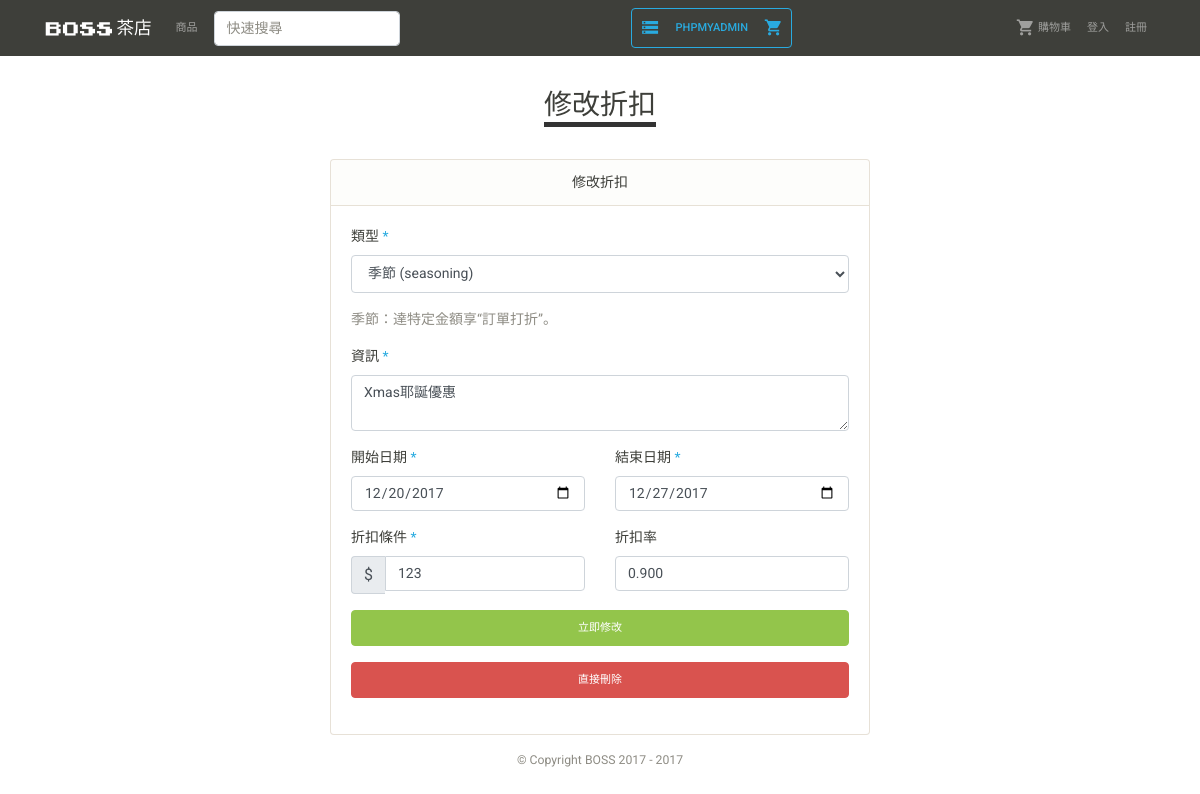
Page /discount_list_detail.php?ID=5 on the earlier database version.
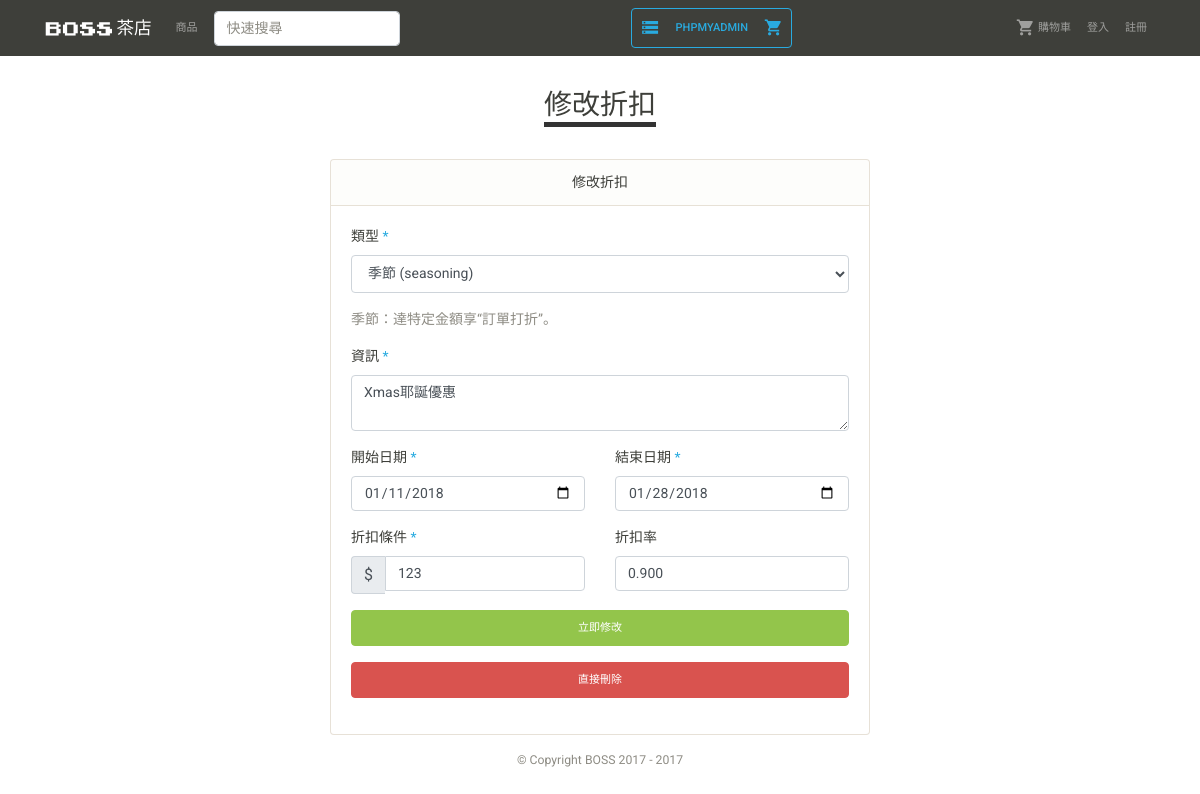
Same page on the later database version.
### tables this page shows
CREATE TABLE DISCOUNT (
  ID INT(7) UNSIGNED AUTO_INCREMENT PRIMARY KEY,
  Type ENUM('shipping', 'seasoning', 'event'),
  PeriodFrom DATE NOT NULL,
  PeriodTo DATE NOT NULL,
  Requirement INT(7) UNSIGNED,
  Rate DOUBLE(3,3) NOT NULL,
  Info VARCHAR(100) NOT NULL,
  EventType ENUM('BOGO', 'discount')
);

### verification.php (called while the page is built, shortened)
<?php
$user_position='G';

### discount_list_detail.php (the view, shortened to what this page needs)
<?php include('connection.php'); ?>
<!DOCTYPE html>
<html>
<head>
  <?php include('style.php') ?>
</head>
<body>
  <?php include('nav.php') ?>
  <div class="container my-3">
    <div class="row">
      <div class="col-12 text-center">
        <h2 class="d-inline-block my-3" style="border-bottom:5px #333 solid;">修改折扣</h2>
      </div>
      <?php
        $sql = 'SELECT * FROM DISCOUNT
                WHERE ID =' . $_GET['ID'];
        $result = $conn->query($sql);
        $row = mysqli_fetch_array($result);
        $Type=$row['Type'];
        $PeriodFrom=$row['PeriodFrom'];
        $PeriodTo=$row['PeriodTo'];
        $Requirement=$row['Requirement'];
        $Rate=$row['Rate'];
        $Info=$row['Info'];
       ?>
      <div class="col-6 offset-3 mt-3">
        <div class="card">
          <div class="card-header text-center">修改折扣</div>
          <div class="card-body">
            <form class="row" action="discount_list_detail_edit.php" method="post" enctype="multipart/form-data" >
              <div class="col-12 form-group">
                <label for="">類型 <span class="text-info">*</span></label>
                <select class="form-control" value = "<?php echo $Type ;?>" name="Type" required>
                  <?php
                    $discountList= array('shipping','seasoning','event');
                    $discountTextList= array('運費 (shipping)','季節 (seasoning)','活動 (event)');
                    foreach ($discountList as $key => $ppap) {
                      $isThisSelected = ($Type==$ppap)?'selected ':'';
                      echo '<option value="'.$ppap.'" '. $isThisSelected .' >'.$discountTextList[$key].'</option>';
                    }
                  ?>
                </select>
              </div>
              <div class="col-12">
                <p class="text-muted" id="TypeDescribe">折扣說明</p>
              </div>
              <div class="col-12 form-group">
                <label for="">資訊 <span class="text-info">*</span></label>
                <textarea type="text" name="Info" maxlength="100" class="form-control" rows="2" required><?php echo $Info;?></textarea>
              </div>
              <div class="col-12 col-lg-6 form-group">
                <label for="">開始日期 <span class="text-info">*</span></label>
                <input type="date" value="<?php echo $PeriodFrom; ?>" name="PeriodFrom" class="form-control" placeholder="年/月/日">
              </div>
              <div class="col-12 col-lg-6 form-group">
                <label for="">結束日期 <span class="text-info">*</span></label>
                <input type="date" value="<?php echo $PeriodTo;?>" name="PeriodTo" class="form-control" placeholder="年/月/日">
              </div>
              <div class="col-12 col-lg-6 form-group">
                <label for="">折扣條件 <span class="text-info">*</span></label>
                <div class="input-group">
                  <span class="input-group-addon">$</span>
                  <input type="number" value="<?php echo $Requirement ;?>" name="Requirement" min="1" class="form-control" >
                </div>
              </div>
              <div class="col-12 col-lg-6 form-group">
                <label for="">折扣率</label>
                <input type="number" value="<?php echo $Rate ;?>" name="Rate" step="0.01" min="0.01" max="0.99" class="form-control" >
              </div>
              <div class="col-12 form-group">
                <button class="btn btn-success btn-block" type="submit" >立即修改</button>
              </div>
              <div class="col-12 form-group">
                <a class="btn btn-danger btn-block" href="discount_list_detail_delete.php?ID=<?php echo $_GET['ID'] ?>" >直接刪除</a>
              </div>
            </form>
          </div>
        </div>
      </div>
    </div>
  </div>
  <?php include('footer.php') ?>
</body>
</html>

### style.php (shortened to what this page needs)
<link rel="stylesheet" href="css/bootstrap.min.css">
<link rel="stylesheet" href="https://bootswatch.com/4/sandstone/bootstrap.min.css">
<link rel="stylesheet" href="css/material-icon.css" >
<link rel="stylesheet" href="css/animate.min.css">
<link rel="stylesheet" href="css/style.css">
<link rel="stylesheet" href="css/animation.css">

### nav.php (shortened to what this page needs)
<?php
$this_page = pathinfo($_SERVER['PHP_SELF'])['filename']
?>
<?php
  $login_display = isset($_SESSION['ID'])?'d-none ':'';
  $reg_display   = isset($_SESSION['ID'])?'d-none ':'';
  $customer_display  = ($user_position=='C'||$user_position=='G')?'':'d-none ';
?>
<nav id="navbar" class="navbar navbar-expand-lg navbar-dark bg-primary1 sticky-top" style="background:rgba(62,63,58,1);">
  <div class="container">
    <a class="navbar-brand align-middle" href="index.php">
      <img src="img/logo-01.png" class="img-fluid" style="max-height:1.1rem"> 茶店
    </a>
    <div class="collapse navbar-collapse" id="navbarSupportedContent">
      <ul class="navbar-nav mr-auto">
        <li class="nav-item <?=($this_page =='product')?'active':'';?>">
          <a class="nav-link " href="product.php">商品</a>
        </li>
        <form class="form-inline mx-0 mx-lg-2 my-2 my-lg-0" method="get" action="product.php">
          <input class="form-control mr-sm-2" type="search" placeholder="快速搜尋" name="keyword" required>
        </form>
      </ul>
      <?php
      if(debug_mode){
        echo '<ul class="navbar-nav border border-info rounded ">
        <li class="nav-item">
        <a class="nav-link text-info" href="db.php"><i class="material-icons">storage</i></a>
        </li>
        <li class="nav-item">
        <a class="nav-link text-info" target="_blank" href="http://localhost/phpmyadmin/">phpmyadmin</a>
        </li>
        <li class="nav-item">
        <a class="nav-link text-info" href="cart.php"><i class="material-icons">shopping_cart</i></a>
        </li>
        </ul>';
      }
      ?>
      <ul class="navbar-nav ml-auto">
        <li class="nav-item <?=($this_page =='cart')?'active ':'' ?> <?=$customer_display; ?>">
          <a class="nav-link" href="cart.php"><i class="material-icons">shopping_cart</i> 購物車</a>
        </li>
        <li class="nav-item <?=($this_page =='login')?'active ':'' ?> <?=$login_display ?>">
          <a class="nav-link" href="login.php">登入</a>
        </li>
        <li class="nav-item <?=($this_page =='reg')?'active ':'' ?> <?=$reg_display ?>">
          <a class="nav-link" href="reg.php">註冊</a>
        </li>
      </ul>
    </div>
  </div>
</nav>

### footer.php (shortened to what this page needs)
<div class="container mt-3">
  <div class="row">
    <div class="col-12">
      <small>
        <p class="text-muted text-center">© Copyright BOSS 2017 - <?php echo date('Y',time()); ?></p>
      </small>
    </div>
  </div>
</div>

### css/style.css (style rules this page uses)
i.material-icons { vertical-align: middle; font-size: 1.2rem; }

Differences in the rows shown:
changed discount "季節 (seasoning)": PeriodFrom "12/20/2017" → "01/11/2018"; PeriodTo "12/27/2017" → "01/28/2018"
